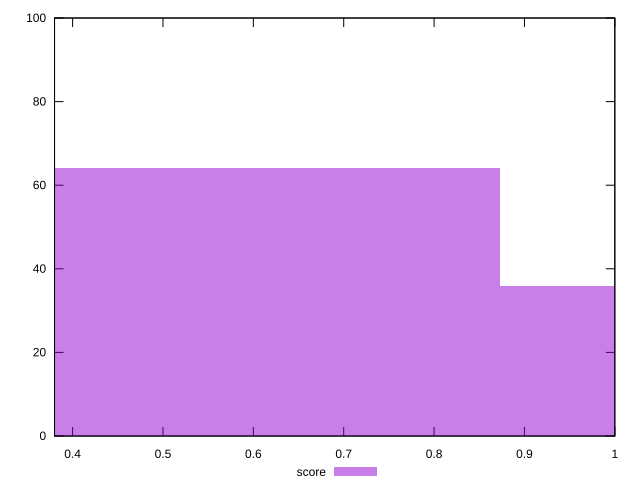

Reproduce this figure in gnuplot.
reset

$score <<EOF
1.1636381061946635 36
0.5818190530973317 64
EOF

set key outside below
set boxwidth 0.5818190530973317
set xrange [0.38:1]
set yrange [0:100]
set trange [0:100]
set style fill transparent solid 0.5 noborder
set terminal svg size 640, 490 enhanced background rgb 'white'
set output "reprap/offscreen-images/samples/pages+cached+noexternal+nomedia+nocss+nojs/score/histogram.svg"

plot $score title "score" with boxes

reset
